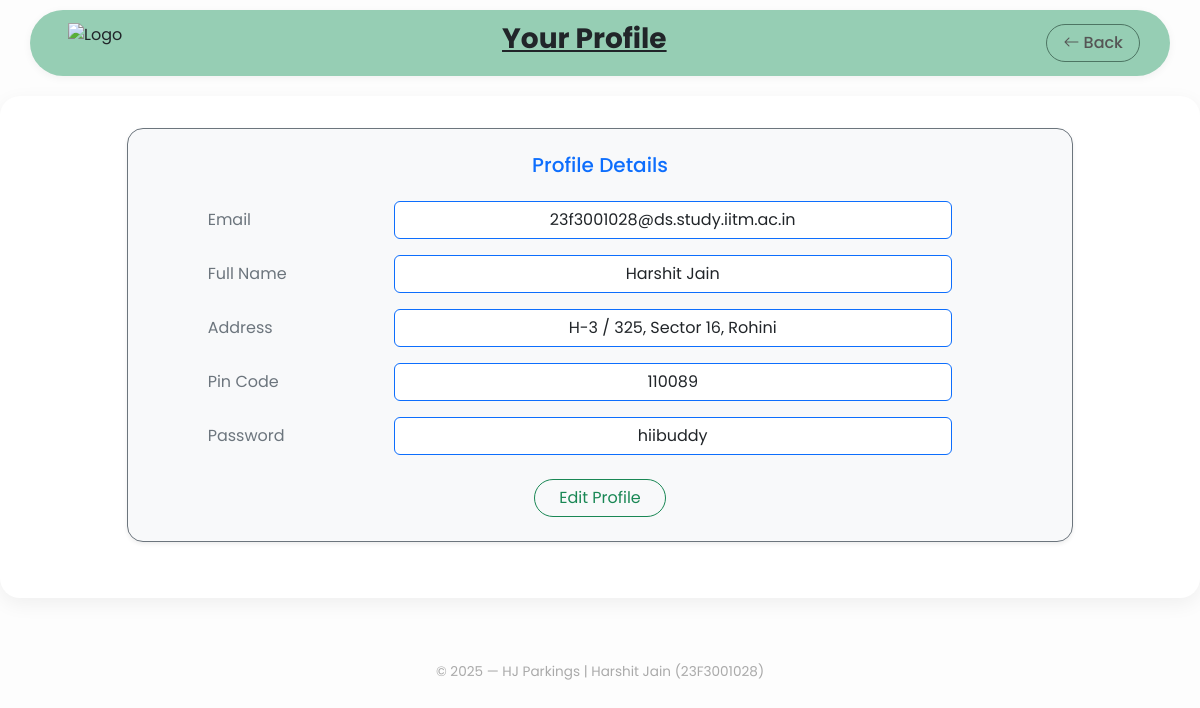
The page /user-profile (signed in) on the database as committed earlier.
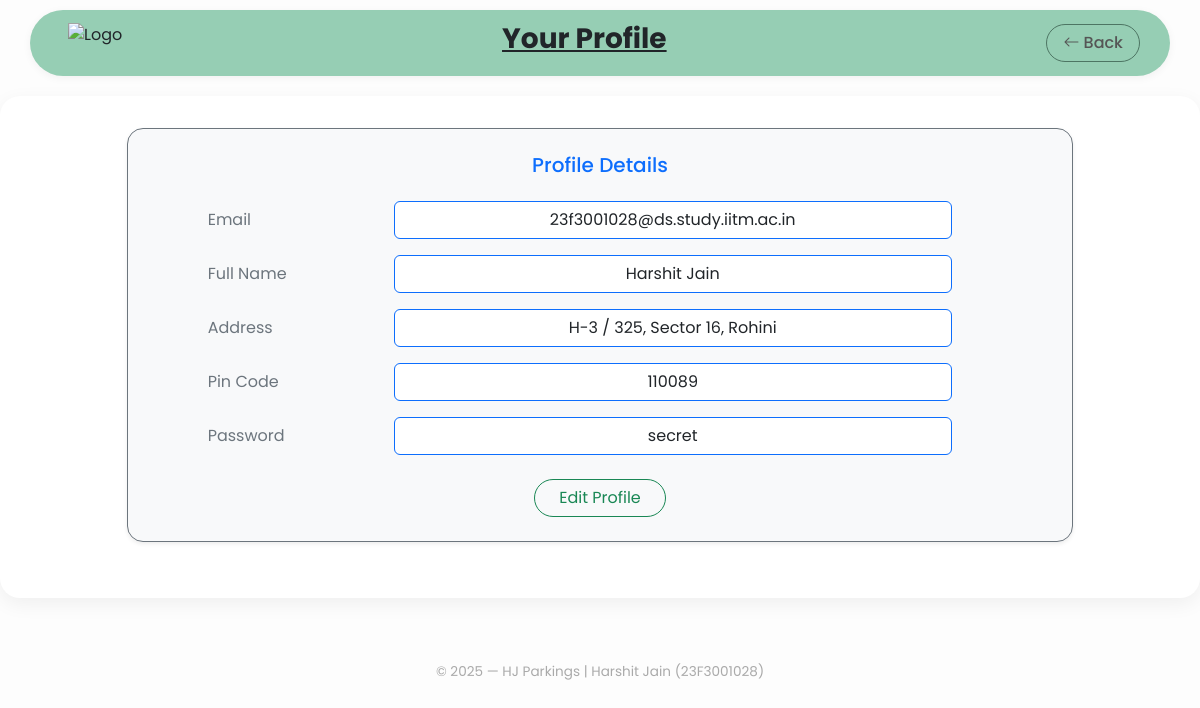
The same page on the database as committed later.
### app/models/client.py (models this page shows)
class client(db.Model):
    __tablename__ = 'client'
    email = db.Column(db.String(100), primary_key=True)
    name = db.Column(db.String(100), nullable=False)
    address = db.Column(db.String(250), nullable=False)
    pincode = db.Column(db.Integer, nullable=False)
    password = db.Column(db.String(100), nullable=False)

### app/routes/client.py (the view)
@client_bp.route('/user-profile')
@user_authentication
def profile():
    email = session.get('user')
    data = client.query.get(email)
    return render_template('client/profile.html', user=data)

### app/routes/client.py (called while the page is built)
def user_authentication(f):
    @wraps(f)
    def decorated_function(*args, **kwargs):
        if 'user' not in session:
            return redirect(url_for('auth.login'))
        return f(*args, **kwargs)
    return decorated_function

### app/templates/client/profile.html (shortened to what this page needs)
{% extends "client/base.html" %}
{% block back %} {{ url_for('client.dashboard') }}{%endblock%}
{% block heading %} Your Profile {% endblock %}
{% block content %}
<div class="container col-lg-10 mb-4 border border-secondary rounded-4 shadow-sm py-4 px-5 bg-light">
    <h5 class="text-center text-primary mb-4">Profile Details</h5>
    <form>
        <div class="row mb-3">
            <label class="col-md-3 col-form-label text-secondary">&emsp;&emsp;Email</label>
            <div class="col-md-8">
                <input type="email" class="form-control border-primary text-center" value="{{ user.email }}" readonly>
            </div>
        </div>
        <div class="row mb-3">
            <label class="col-md-3 col-form-label text-secondary">&emsp;&emsp;Full Name</label>
            <div class="col-md-8">
                <input type="text" class="form-control border-primary text-center" value="{{ user.name }}" readonly>
            </div>
        </div>
        <div class="row mb-3">
            <label class="col-md-3 col-form-label text-secondary">&emsp;&emsp;Address</label>
            <div class="col-md-8">
                <input type="text" class="form-control border-primary text-center" value="{{ user.address }}" readonly>
            </div>
        </div>
        <div class="row mb-3">
            <label class="col-md-3 col-form-label text-secondary">&emsp;&emsp;Pin Code</label>
            <div class="col-md-8">
                <input type="text" class="form-control border-primary text-center" value="{{ user.pincode }}" readonly>
            </div>
        </div>
        <div class="row mb-3">
            <label class="col-md-3 col-form-label text-secondary">&emsp;&emsp;Password</label>
            <div class="col-md-8">
                <input type="text" class="form-control border-primary text-center" value="{{ user.password }}" readonly>
            </div>
        </div>
        <div class="text-center mt-4">
            <a href="{{ url_for('client.update_profile') }}" class="btn btn-outline-success rounded-pill px-4">Edit Profile</a>
        </div>
    </form>
</div>
{% endblock %}

Rows that differ between the two databases and show on the page:
changed client "23f3001028@ds.study.iitm.ac.in": password "hiibuddy" → "secret"
